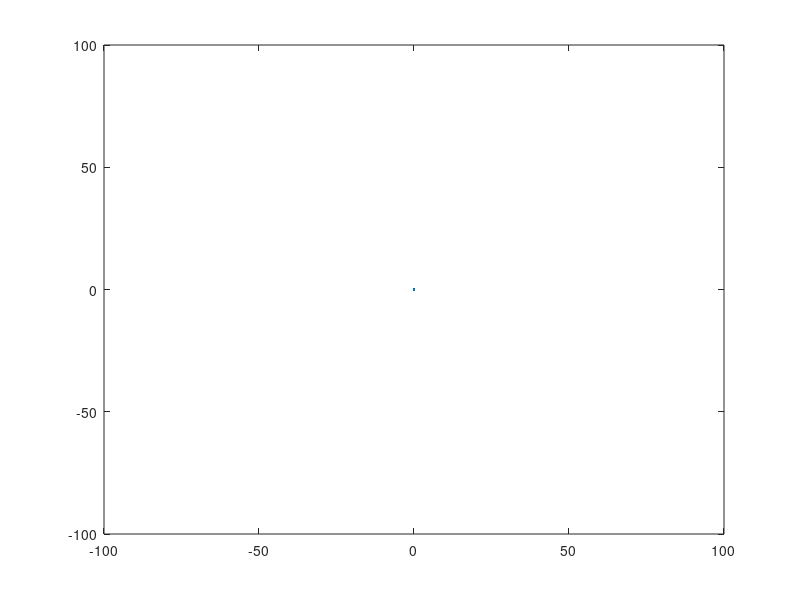

The MATLAB source for this figure: (Note: this script raises an error after producing the figure.)
%%traj ginput 

DIM = 100;
figure; plot(0,0); axis([-DIM DIM -DIM DIM])
[x,y]=ginput()

XY = [x,y]
Z=zeros(size(XY,1),1)

H=15;
L= length(Z)
Z(floor(L/3):floor(L*2/3))=H
ramp_up = 1:floor(L/3)
Z(ramp_up)=0:H/(length(ramp_up)-1):H
ramp_down = floor(L*2/3):L
Z(ramp_down)=H:-H/(length(ramp_down)-1):0
Z = Z +randn(L,1)*H/5
Z=Z-Z(1)
figure; plot(Z); hold on; plot(smooth(Z,10,'loess')); hold off
Z = smooth(Z,10,'loess')
Z=Z-Z(1)




dXY = diff(XY)
yaw= atan2(dXY(:,2),dXY(:,1)).*180/pi
yaw = [0 ; yaw]; % to start from 0  

roll = rand(length(Z),1)
roll = roll-mean(roll)
roll(1)=0
figure, plot(smooth(roll,10,'loess'))
roll = smooth(roll,10,'loess').*180/pi
roll(1)=0; % to start from 0 

pitch = rand(length(Z),1)
pitch = pitch-mean(pitch)
pitch(1)=0
figure, plot(pitch), hold on; plot(smooth(pitch,10,'loess')); hold off
pitch = smooth(pitch,10,'loess').*180/pi
pitch(1)=0 % to start fom 0 

figure, plot(pitch),
figure, plot(roll),
figure, plot(yaw),


time = (0:(250/(length(Z)-1)):250)'
constraints = [time, XY, Z, yaw, pitch, roll]
